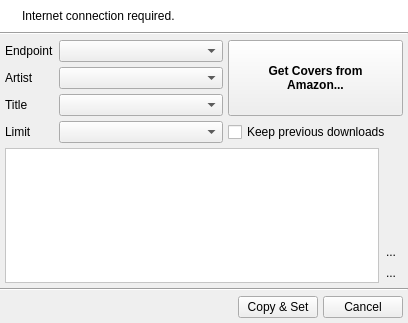
<ui version="4.0" >
 <class>QUAmazonArea</class>
 <widget class="QWidget" name="QUAmazonArea" >
  <property name="geometry" >
   <rect>
    <x>0</x>
    <y>0</y>
    <width>408</width>
    <height>323</height>
   </rect>
  </property>
  <property name="windowTitle" >
   <string>Amazon Associates Web Service</string>
  </property>
  <layout class="QVBoxLayout" name="verticalLayout_4" >
   <property name="spacing" >
    <number>0</number>
   </property>
   <property name="margin" >
    <number>0</number>
   </property>
   <item>
    <widget class="QFrame" name="frame" >
     <property name="palette" >
      <palette>
       <active>
        <colorrole role="Base" >
         <brush brushstyle="SolidPattern" >
          <color alpha="255" >
           <red>255</red>
           <green>255</green>
           <blue>255</blue>
          </color>
         </brush>
        </colorrole>
        <colorrole role="Window" >
         <brush brushstyle="SolidPattern" >
          <color alpha="255" >
           <red>255</red>
           <green>255</green>
           <blue>255</blue>
          </color>
         </brush>
        </colorrole>
       </active>
       <inactive>
        <colorrole role="Base" >
         <brush brushstyle="SolidPattern" >
          <color alpha="255" >
           <red>255</red>
           <green>255</green>
           <blue>255</blue>
          </color>
         </brush>
        </colorrole>
        <colorrole role="Window" >
         <brush brushstyle="SolidPattern" >
          <color alpha="255" >
           <red>255</red>
           <green>255</green>
           <blue>255</blue>
          </color>
         </brush>
        </colorrole>
       </inactive>
       <disabled>
        <colorrole role="Base" >
         <brush brushstyle="SolidPattern" >
          <color alpha="255" >
           <red>255</red>
           <green>255</green>
           <blue>255</blue>
          </color>
         </brush>
        </colorrole>
        <colorrole role="Window" >
         <brush brushstyle="SolidPattern" >
          <color alpha="255" >
           <red>255</red>
           <green>255</green>
           <blue>255</blue>
          </color>
         </brush>
        </colorrole>
       </disabled>
      </palette>
     </property>
     <property name="autoFillBackground" >
      <bool>true</bool>
     </property>
     <property name="frameShadow" >
      <enum>QFrame::Raised</enum>
     </property>
     <layout class="QHBoxLayout" >
      <item>
       <widget class="QLabel" name="infoIconLbl" >
        <property name="sizePolicy" >
         <sizepolicy vsizetype="Preferred" hsizetype="Fixed" >
          <horstretch>0</horstretch>
          <verstretch>0</verstretch>
         </sizepolicy>
        </property>
        <property name="text" >
         <string/>
        </property>
        <property name="pixmap" >
         <pixmap resource="images/uman.qrc" >:/marks/information.png</pixmap>
        </property>
        <property name="alignment" >
         <set>Qt::AlignLeading|Qt::AlignLeft|Qt::AlignTop</set>
        </property>
       </widget>
      </item>
      <item>
       <widget class="QLabel" name="label" >
        <property name="text" >
         <string>Internet connection required.</string>
        </property>
        <property name="alignment" >
         <set>Qt::AlignLeading|Qt::AlignLeft|Qt::AlignTop</set>
        </property>
        <property name="wordWrap" >
         <bool>true</bool>
        </property>
       </widget>
      </item>
     </layout>
    </widget>
   </item>
   <item>
    <widget class="Line" name="line" >
     <property name="orientation" >
      <enum>Qt::Horizontal</enum>
     </property>
    </widget>
   </item>
   <item>
    <layout class="QVBoxLayout" name="verticalLayout_2" >
     <property name="spacing" >
      <number>5</number>
     </property>
     <property name="margin" >
      <number>5</number>
     </property>
     <item>
      <layout class="QGridLayout" name="gridLayout" >
       <property name="spacing" >
        <number>5</number>
       </property>
       <item row="0" column="0" >
        <widget class="QLabel" name="label_2" >
         <property name="text" >
          <string>Endpoint</string>
         </property>
        </widget>
       </item>
       <item row="0" column="1" >
        <widget class="QComboBox" name="endpointCombo" >
         <property name="sizePolicy" >
          <sizepolicy vsizetype="Fixed" hsizetype="Expanding" >
           <horstretch>0</horstretch>
           <verstretch>0</verstretch>
          </sizepolicy>
         </property>
        </widget>
       </item>
       <item rowspan="3" row="0" column="2" >
        <widget class="QPushButton" name="getCoversBtn" >
         <property name="sizePolicy" >
          <sizepolicy vsizetype="Preferred" hsizetype="Fixed" >
           <horstretch>0</horstretch>
           <verstretch>0</verstretch>
          </sizepolicy>
         </property>
         <property name="minimumSize" >
          <size>
           <width>175</width>
           <height>0</height>
          </size>
         </property>
         <property name="font" >
          <font>
           <family>Tahoma</family>
           <pointsize>9</pointsize>
           <weight>75</weight>
           <bold>true</bold>
          </font>
         </property>
         <property name="text" >
          <string>Get Covers from
Amazon...</string>
         </property>
         <property name="icon" >
          <iconset resource="images/uman.qrc" >
           <normaloff>:/control/websearch.png</normaloff>:/control/websearch.png</iconset>
         </property>
         <property name="iconSize" >
          <size>
           <width>48</width>
           <height>48</height>
          </size>
         </property>
        </widget>
       </item>
       <item row="1" column="0" >
        <widget class="QLabel" name="label_3" >
         <property name="text" >
          <string>Artist</string>
         </property>
        </widget>
       </item>
       <item row="1" column="1" >
        <widget class="QComboBox" name="artistCombo" >
         <property name="sizePolicy" >
          <sizepolicy vsizetype="Fixed" hsizetype="Expanding" >
           <horstretch>0</horstretch>
           <verstretch>0</verstretch>
          </sizepolicy>
         </property>
        </widget>
       </item>
       <item row="2" column="0" >
        <widget class="QLabel" name="label_4" >
         <property name="text" >
          <string>Title</string>
         </property>
        </widget>
       </item>
       <item row="2" column="1" >
        <widget class="QComboBox" name="titleCombo" >
         <property name="sizePolicy" >
          <sizepolicy vsizetype="Fixed" hsizetype="Expanding" >
           <horstretch>0</horstretch>
           <verstretch>0</verstretch>
          </sizepolicy>
         </property>
        </widget>
       </item>
       <item row="3" column="0" >
        <widget class="QLabel" name="label_5" >
         <property name="text" >
          <string>Limit</string>
         </property>
        </widget>
       </item>
       <item row="3" column="1" >
        <widget class="QComboBox" name="limitCombo" />
       </item>
       <item row="3" column="2" >
        <widget class="QCheckBox" name="keepDownloadsChk" >
         <property name="text" >
          <string>Keep previous downloads</string>
         </property>
        </widget>
       </item>
      </layout>
     </item>
     <item>
      <layout class="QHBoxLayout" name="horizontalLayout" >
       <property name="spacing" >
        <number>0</number>
       </property>
       <property name="leftMargin" >
        <number>0</number>
       </property>
       <property name="rightMargin" >
        <number>0</number>
       </property>
       <item>
        <widget class="QScrollArea" name="scrollArea" >
         <property name="palette" >
          <palette>
           <active>
            <colorrole role="Base" >
             <brush brushstyle="SolidPattern" >
              <color alpha="255" >
               <red>255</red>
               <green>255</green>
               <blue>255</blue>
              </color>
             </brush>
            </colorrole>
            <colorrole role="Window" >
             <brush brushstyle="SolidPattern" >
              <color alpha="255" >
               <red>255</red>
               <green>255</green>
               <blue>255</blue>
              </color>
             </brush>
            </colorrole>
           </active>
           <inactive>
            <colorrole role="Base" >
             <brush brushstyle="SolidPattern" >
              <color alpha="255" >
               <red>255</red>
               <green>255</green>
               <blue>255</blue>
              </color>
             </brush>
            </colorrole>
            <colorrole role="Window" >
             <brush brushstyle="SolidPattern" >
              <color alpha="255" >
               <red>255</red>
               <green>255</green>
               <blue>255</blue>
              </color>
             </brush>
            </colorrole>
           </inactive>
           <disabled>
            <colorrole role="Base" >
             <brush brushstyle="SolidPattern" >
              <color alpha="255" >
               <red>255</red>
               <green>255</green>
               <blue>255</blue>
              </color>
             </brush>
            </colorrole>
            <colorrole role="Window" >
             <brush brushstyle="SolidPattern" >
              <color alpha="255" >
               <red>255</red>
               <green>255</green>
               <blue>255</blue>
              </color>
             </brush>
            </colorrole>
           </disabled>
          </palette>
         </property>
         <property name="autoFillBackground" >
          <bool>true</bool>
         </property>
         <property name="horizontalScrollBarPolicy" >
          <enum>Qt::ScrollBarAlwaysOff</enum>
         </property>
         <property name="widgetResizable" >
          <bool>true</bool>
         </property>
         <property name="alignment" >
          <set>Qt::AlignCenter</set>
         </property>
         <widget class="QWidget" name="content" >
          <property name="geometry" >
           <rect>
            <x>0</x>
            <y>0</y>
            <width>367</width>
            <height>129</height>
           </rect>
          </property>
          <property name="sizePolicy" >
           <sizepolicy vsizetype="Expanding" hsizetype="Preferred" >
            <horstretch>0</horstretch>
            <verstretch>0</verstretch>
           </sizepolicy>
          </property>
         </widget>
        </widget>
       </item>
       <item>
        <layout class="QVBoxLayout" name="verticalLayout" >
         <property name="spacing" >
          <number>0</number>
         </property>
         <item>
          <spacer name="verticalSpacer_2" >
           <property name="orientation" >
            <enum>Qt::Vertical</enum>
           </property>
           <property name="sizeType" >
            <enum>QSizePolicy::Expanding</enum>
           </property>
           <property name="sizeHint" stdset="0" >
            <size>
             <width>17</width>
             <height>13</height>
            </size>
           </property>
          </spacer>
         </item>
         <item>
          <widget class="QToolButton" name="uncheckAllBtn" >
           <property name="text" >
            <string>...</string>
           </property>
           <property name="icon" >
            <iconset resource="images/uman.qrc" >
             <normaloff>:/control/uncheck_tasks.png</normaloff>:/control/uncheck_tasks.png</iconset>
           </property>
           <property name="autoRaise" >
            <bool>true</bool>
           </property>
          </widget>
         </item>
         <item>
          <widget class="QToolButton" name="checkAllBtn" >
           <property name="text" >
            <string>...</string>
           </property>
           <property name="icon" >
            <iconset resource="images/uman.qrc" >
             <normaloff>:/control/check_tasks.png</normaloff>:/control/check_tasks.png</iconset>
           </property>
           <property name="autoRaise" >
            <bool>true</bool>
           </property>
          </widget>
         </item>
        </layout>
       </item>
      </layout>
     </item>
    </layout>
   </item>
   <item>
    <widget class="Line" name="line_2" >
     <property name="orientation" >
      <enum>Qt::Horizontal</enum>
     </property>
    </widget>
   </item>
   <item>
    <layout class="QHBoxLayout" name="horizontalLayout_3" >
     <property name="spacing" >
      <number>5</number>
     </property>
     <property name="margin" >
      <number>5</number>
     </property>
     <item>
      <spacer name="horizontalSpacer" >
       <property name="orientation" >
        <enum>Qt::Horizontal</enum>
       </property>
       <property name="sizeHint" stdset="0" >
        <size>
         <width>40</width>
         <height>20</height>
        </size>
       </property>
      </spacer>
     </item>
     <item>
      <widget class="QPushButton" name="applyBtn" >
       <property name="toolTip" >
        <string>Copy the selected covers to the according song path.</string>
       </property>
       <property name="text" >
        <string>Copy &amp;&amp; Set</string>
       </property>
       <property name="icon" >
        <iconset resource="images/uman.qrc" >
         <normaloff>:/marks/accept.png</normaloff>:/marks/accept.png</iconset>
       </property>
      </widget>
     </item>
     <item>
      <widget class="QPushButton" name="cancelBtn" >
       <property name="text" >
        <string>Cancel</string>
       </property>
       <property name="icon" >
        <iconset resource="images/uman.qrc" >
         <normaloff>:/marks/cancel.png</normaloff>:/marks/cancel.png</iconset>
       </property>
      </widget>
     </item>
    </layout>
   </item>
  </layout>
 </widget>
 <resources>
  <include location="images/uman.qrc" />
 </resources>
 <connections/>
</ui>
